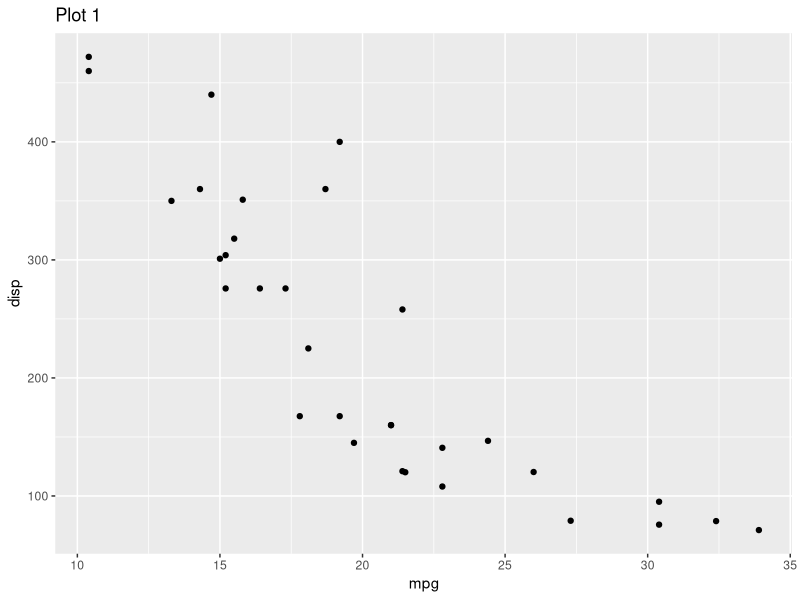
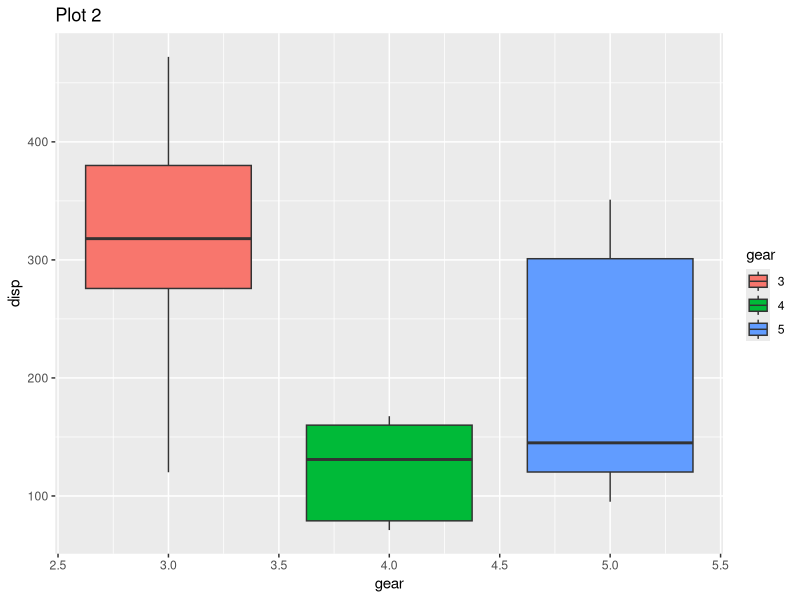
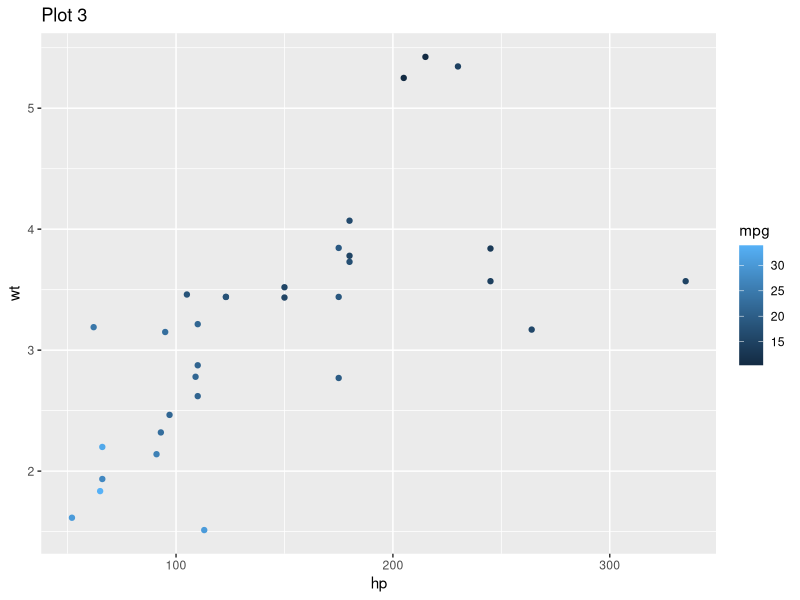
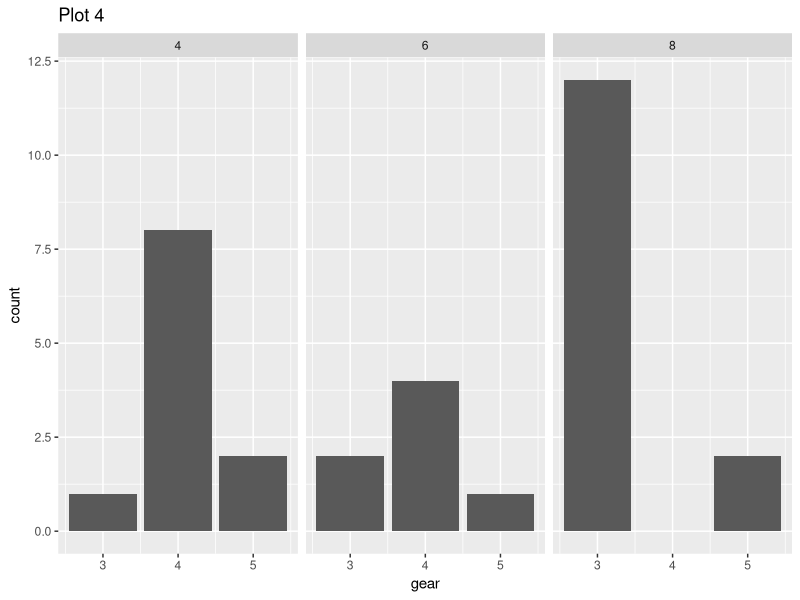

Recreate these plots in R, in order.
## ---- chunk 1
library(ggplot2)
p1 <- ggplot(mtcars) + 
  geom_point(aes(mpg, disp,)) + 
  ggtitle('Plot 1')

p2 <- ggplot(mtcars) + 
  geom_boxplot(aes(gear, disp, group = gear, fill=as.character(gear))) + 
  ggtitle('Plot 2') + 
    guides(fill = guide_legend(title = 'gear'))

p3 <- ggplot(mtcars) + 
  geom_point(aes(hp, wt, colour = mpg)) + 
  ggtitle('Plot 3')

p4 <- ggplot(mtcars) + 
  geom_bar(aes(gear)) + 
  facet_wrap(~cyl) + 
  ggtitle('Plot 4')
## ---- chunk 2

## ---- chunk 3

## ---- chunk 4

## ---- chunk 5
'../Advanced-Plotting-Libraries/useful_vis_exercises.Rmd'
## ---- chunk 6

